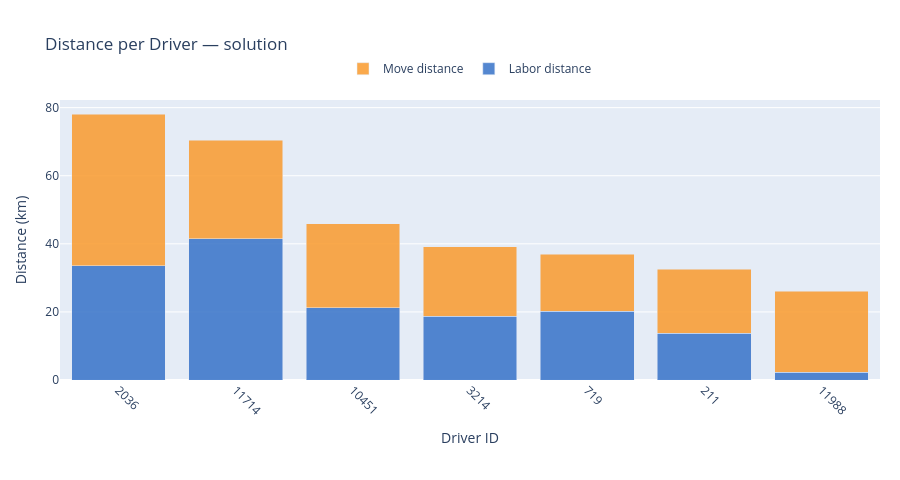

Notebook source saved alongside this figure:
### Markdown cell above
---
## Distance per Driver

### Code cell
build_driver_distance_figure(rows, drivers, LABEL).show()

### Figure 1 — Plotly figure (JSON) as saved in the notebook; plotly's stock layout.template omitted (floating-point values rounded to 4 significant figures)
{"data": [{"hoverinfo": "text", "hovertext": ["Driver 2036<br>Labor: 33.62 km", "Driver 11714<br>Labor: 41.47 km", "Driver 10451<br>Labor: 21.23 km", "Driver 3214<br>Labor: 18.66 km", "Driver 719<br>Labor: 20.13 km", "Driver 211<br>Labor: 13.68 km", "Driver 11988<br>Labor: 2.23 km"], "marker": {"color": "rgba(55, 115, 200, 0.85)"}, "name": "Labor distance", "type": "bar", "x": ["2036", "11714", "10451", "3214", "719", "211", "11988"], "y": [33.62, 41.47, 21.23, 18.66, 20.13, 13.68, 2.23]}, {"hoverinfo": "text", "hovertext": ["Driver 2036<br>Move: 44.51 km", "Driver 11714<br>Move: 28.95 km", "Driver 10451<br>Move: 24.68 km", "Driver 3214<br>Move: 20.43 km", "Driver 719<br>Move: 16.88 km", "Driver 211<br>Move: 18.82 km", "Driver 11988<br>Move: 23.86 km"], "marker": {"color": "rgba(250, 155, 45, 0.85)"}, "name": "Move distance", "type": "bar", "x": ["2036", "11714", "10451", "3214", "719", "211", "11988"], "y": [44.51, 28.95, 24.68, 20.43, 16.88, 18.82, 23.86]}], "layout": {"barmode": "stack", "height": 480, "hovermode": "x", "legend": {"orientation": "h", "x": 0.5, "xanchor": "center", "y": 1.06, "yanchor": "bottom"}, "margin": {"b": 100, "l": 60, "r": 20, "t": 100}, "title": {"text": "Distance per Driver — solution"}, "xaxis": {"tickangle": 45, "title": {"text": "Driver ID"}}, "yaxis": {"title": {"text": "Distance (km)"}}}}
